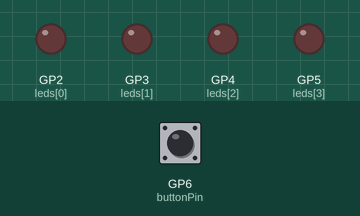
A sketch run on a simulated Raspberry Pi Pico. Parts: output pins drawn as LEDs (lit = HIGH). The inputs (shaded band) are chosen by the test bench; at power-on: GP6 (buttonPin) HIGH.

Above: at 1.2 s.
1.3 s: GP6 (buttonPin) pulled LOW for 0.15 s
At 1.7 s:
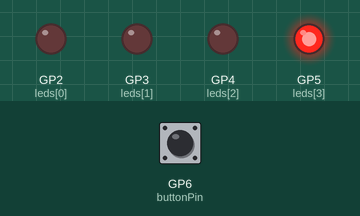
2.9 s: GP6 (buttonPin) pulled LOW for 1 s
At 4.2 s:
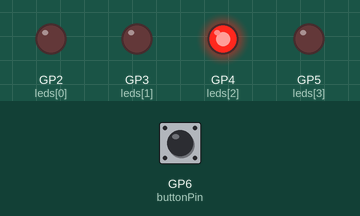
5.4 s: GP6 (buttonPin) pulled LOW for 0.15 s
At 6.1 s:
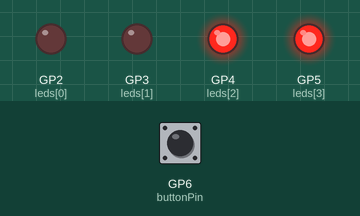
7.0 s: GP6 (buttonPin) pulled LOW for 3.2 s
At 7.3 s:
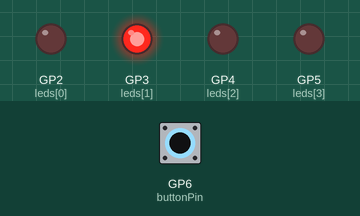
11.7 s: GP6 (buttonPin) pulled LOW for 0.15 s
At 12.2 s:
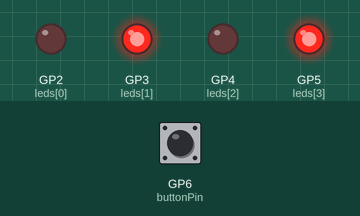
13.3 s: GP6 (buttonPin) pulled LOW for 1 s
At 14.6 s:
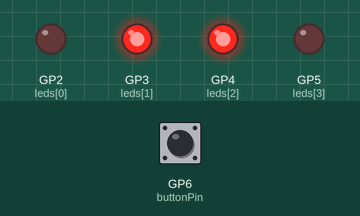
Timing chart, 0 to 16.3 s (numbered marks = the images above; inputs shaded):
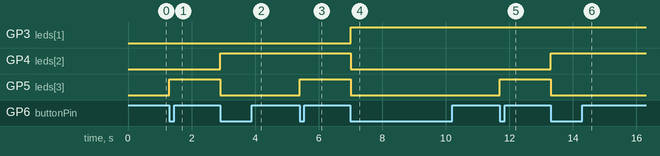

The sketch:

sketch.ino
```cpp
const int decimalInputPin = A0;
const int buttonPin = 6;
const int leds[] = {2, 3, 4, 5};
int binaryOutput[4];
int buttonState = 0;
int lastButtonState = 0;
int decimalValue = 0;

void setup() {
  for (int i = 0; i < 4; i++) {
    pinMode(leds[i], OUTPUT);
  }
  pinMode(buttonPin, INPUT_PULLUP);
  Serial.begin(9600);
}

void loop() {
  buttonState = digitalRead(buttonPin);

  if (buttonState == LOW && lastButtonState == HIGH) {
    decimalValue++;
    if (decimalValue > 15) {
      decimalValue = 0;
    }
  }

  lastButtonState = buttonState;

  decimalToBinary(decimalValue);
  displayBinary();
  delay(100);
}

void decimalToBinary(int decimalValue) {
  for (int i = 3; i >= 0; i--) {
    binaryOutput[i] = decimalValue % 2;
    decimalValue /= 2;
  }
}

void displayBinary() {
  for (int i = 0; i < 4; i++) {
    digitalWrite(leds[i], binaryOutput[i]);
  }
}
```

Measured:
- after the input at 1.3 s, GP5 (leds[3]): LOW → HIGH at once
- after the input at 2.9 s, GP4 (leds[2]): LOW → HIGH at once; GP5 (leds[3]): HIGH → LOW at once
- after the input at 5.4 s, GP5 (leds[3]): LOW → HIGH at once
- after the input at 7.0 s, GP3 (leds[1]): LOW → HIGH at once; GP4 (leds[2]), GP5 (leds[3]): HIGH → LOW at once
- after the input at 11.7 s, GP5 (leds[3]): LOW → HIGH at once
- after the input at 13.3 s, GP4 (leds[2]): LOW → HIGH at once; GP5 (leds[3]): HIGH → LOW at once
